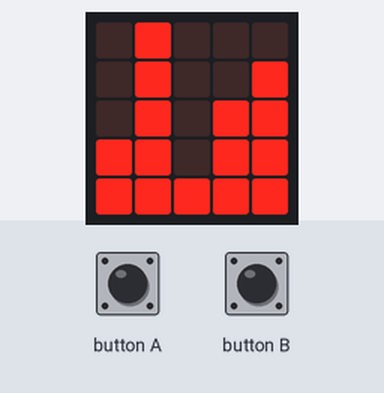
This program was run on a simulated Calliope mini (MakeCode). On the bench: the board's 5×5 LED display. Inputs (shaded band) come from the test bench. Random numbers come from a fixed seed.

Above: at 1.5 s.
1.6 s: button B pressed for 0.15 s
At 3.7 s:
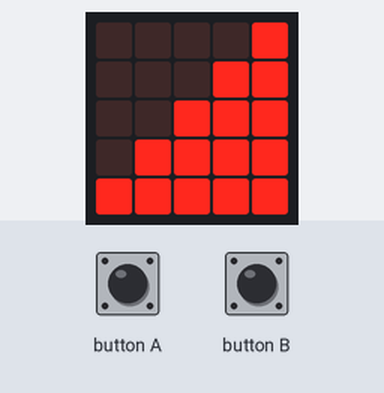
4.1 s: button A pressed for 3.2 s
At 8.3 s:
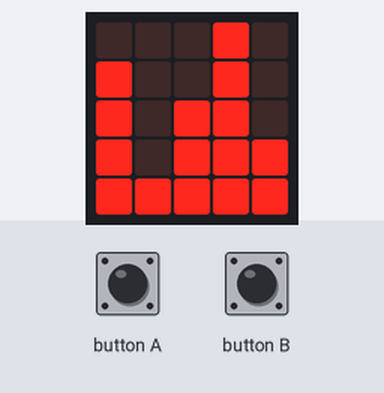
8.8 s: button A pressed for 0.15 s
At 10.0 s:
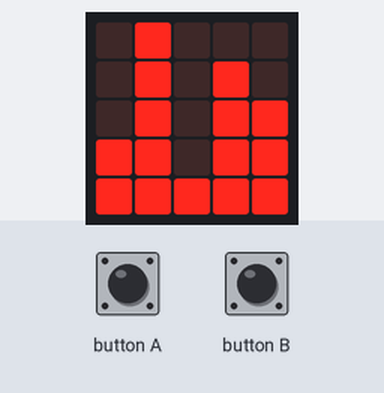
10.4 s: button B pressed for 1 s
At 10.58 s:
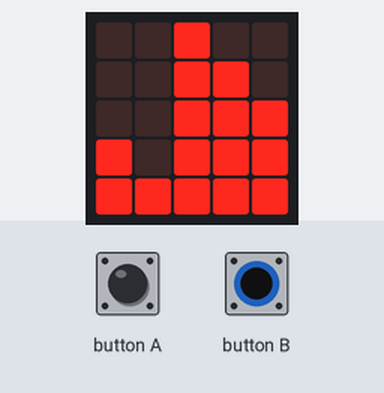
13.3 s: button A pressed for 1 s
At 15.0 s:
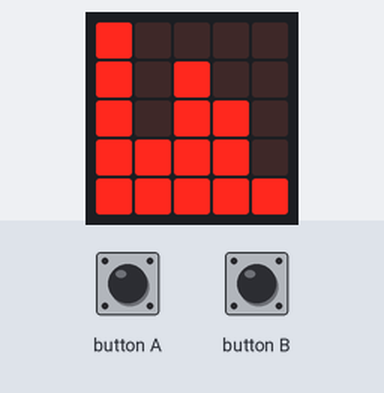
15.8 s: button B pressed for 0.15 s
At 15.98 s:
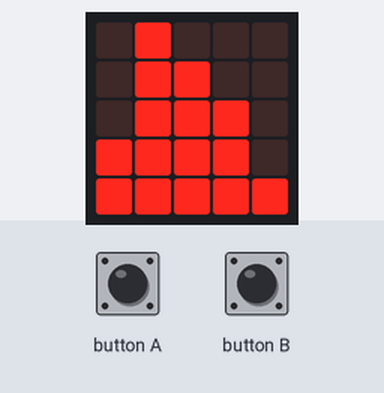
Timing chart, 0 to 18.8 s (numbered marks = the images above; inputs shaded):
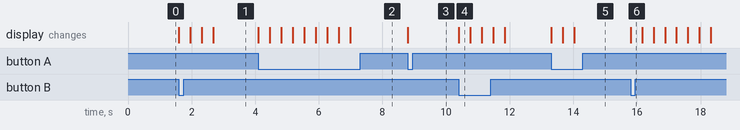

Measured:
- after the input at 1.6 s, the display: first changes at once (image 1 shows a later state)
- after the input at 4.1 s, the display: first changes at once (image 2 shows a later state)
- after the input at 8.8 s, the display: changes at once (image 3)
- after the input at 10.4 s, the display: changes at once (image 4)
- after the input at 13.3 s, the display: first changes at once (image 5 shows a later state)
- after the input at 15.8 s, the display: changes at once (image 6)

The program:

main.ts
```typescript
/**
Beim Drücken von Knopf A werden Zufällig Werte auf der LED Matrix erzeugt
Beim Drücken von Knopf B werden diese mithilfe des Bubblesort Algorythmus sortiert

 */
//  sortierbares erstellen
let arr = [0, 0, 0, 0, 0]
function plot_array() {
    let size: number;
    //  für jeden Wert in arr wird in der jeweiligen Spalte
    //  werden entsprechend viele LED angemacht
    for (let x = 0; x < arr.length; x++) {
        size = arr[x]
        for (let y = 0; y < arr.length; y++) {
            if (y > 4 - size) {
                //  sorgt dafür, dass die LED von unten nach oben angemacht werden
                //  schaltet die LED an
                led.plot(x, y)
            } else {
                //  schaltet die LED aus
                led.unplot(x, y)
            }

        }
    }
    //  verlangsamen für Veranschaulichung
    basic.pause(360)
}

function reset_array() {
    let i: number;
    let rand: number;
    //  setze alle Werte von arr auf 0
    //  arr = [0, 0, 0, 0, 0] funktioniert nicht
    //  statt dessen:
    for (i = 0; i < 5; i++) {
        arr[i] = 0
    }
    //  Weise allen Werten von arr einen Wert von 1-5 zu,
    //  der nur einmal vorkommt
    for (i = 0; i < 5; i++) {
        rand = randint(1, 5)
        //  prüft ob der Wert schon vorhanden ist und
        //  generiert sonst einen neuen Wert
        while (arr.indexOf(rand) >= 0) {
            rand = randint(1, 5)
        }
        //  weißt diesen Wert zu
        arr[i] = rand
    }
    plot_array()
}

//  Bubblesort
function bubblesort() {
    let container: number;
    for (let m = 0; m < arr.length - 1; m++) {
        for (let n = 0; n < arr.length - 1 - m; n++) {
            if (arr[n] > arr[n + 1]) {
                //  tauscht die Werte
                container = arr[n]
                arr[n] = arr[n + 1]
                arr[n + 1] = container
                plot_array()
            }

        }
    }
}

//  generiert eine erste zufällige Konfiguration
reset_array()
while (true) {
    //  wenn Knopf A gedrückt wird, wird eine neue Konfiguration erstellt
    if (input.buttonIsPressed(Button.A)) {
        reset_array()
    } else if (input.buttonIsPressed(Button.B)) {
        //  wenn Knopf B gedrückt wird, wird die Liste sortiert
        bubblesort()
    }

}
```

test.ts
```typescript
// Hier kann man Tests durchführen; diese Datei wird nicht kompiliert, wenn dieses Paket als Erweiterung verwendet wird.
```
